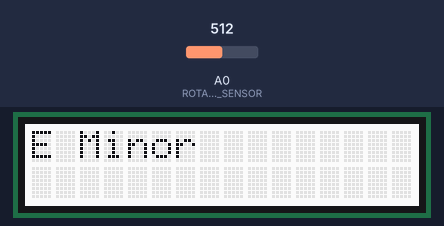
This sketch was run on a simulated Arduino Uno, built with avr-gcc and run on an emulated ATmega328P. Parts: 16×2 character LCD. The test bench sets the inputs (shaded band); at power-on: A0 (ROTARY_ANGLE_SENSOR) = 512.

Above: at 1.2 s.
1.3 s: A0 (ROTARY_ANGLE_SENSOR) set to 672
2.8 s: A0 (ROTARY_ANGLE_SENSOR) set to 692
At 3.9 s:
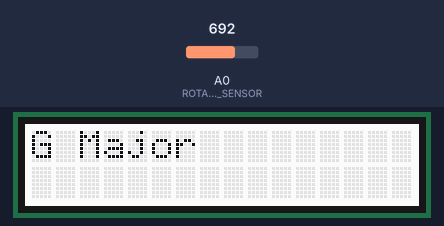
4.4 s: A0 (ROTARY_ANGLE_SENSOR) set to 306
At 5.6 s:
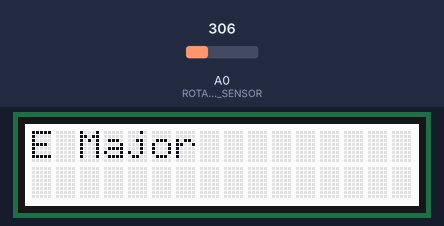
5.9 s: A0 (ROTARY_ANGLE_SENSOR) set to 334
7.4 s: A0 (ROTARY_ANGLE_SENSOR) set to 342
At 8.8 s:
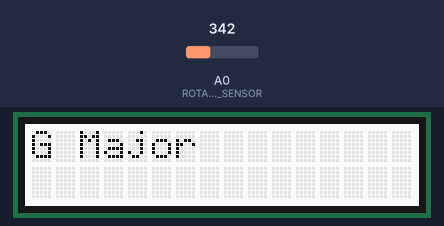
9.1 s: A0 (ROTARY_ANGLE_SENSOR) set to 190
At 9.7 s:
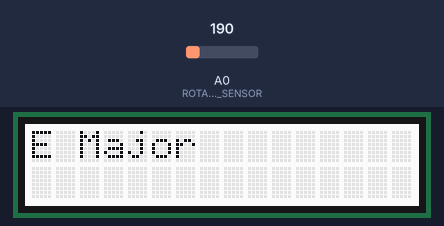
Timing chart, 0 to 11.6 s (numbered marks = the images above; inputs shaded):
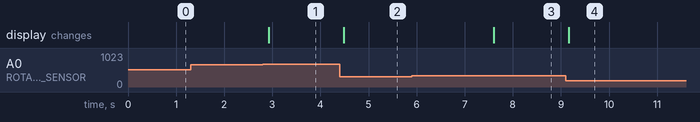

The sketch:

rotaryTest.ino
```cpp
#define ROTARY_ANGLE_SENSOR A0
#define ADC_REF 5
#define GROVE_VCC 5
#define FULL_ANGLE 300

#include <Wire.h>
#include "rgb_lcd.h"
#include <LiquidCrystal_I2C.h>

rgb_lcd lcd;

void setup()
{
    Serial.begin(9600);
    pinMode(ROTARY_ANGLE_SENSOR, INPUT);
    lcd.begin(16, 2);
    lcd.setCursor(0,1);
}

void loop()
{
    float voltage;
    int sensor_value = analogRead(ROTARY_ANGLE_SENSOR);
    voltage = (float)sensor_value*ADC_REF/1023;
    float degrees = (voltage*FULL_ANGLE)/GROVE_VCC;

    if(degrees <=100)
    {
      lcd.clear();
      lcd.print("E Major");
    }
    else if(degrees >= 101 && degrees <=200)
    {
      lcd.clear();
      lcd.print("E Minor");
    }
    else
    {
      lcd.clear();
      lcd.print("G Major");
    }

    delay(250);
}
```

Measured:
- the behaviour switches between 682 and 683 on A0 (ROTARY_ANGLE_SENSOR) (found by bisection; images 0 and 1)
- the behaviour switches between 341 and 342 on A0 (ROTARY_ANGLE_SENSOR) (found by bisection; images 2 and 3)
- after the input at 1.3 s, every drawn part: stays the same
- after the input at 2.8 s, the display: changes after 0.13 s (image 1)
- after the input at 4.4 s, the display: changes after 0.09 s (image 2)
- after the input at 5.9 s, every drawn part: stays the same
- after the input at 7.4 s, the display: changes after 0.20 s (image 3)
- after the input at 9.1 s, the display: changes after 0.06 s (image 4)
